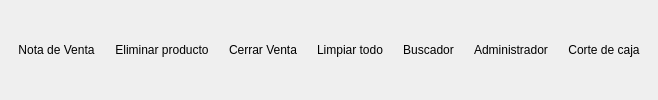
     <widget class="QWidget" name="widget" native="true">
      <property name="styleSheet">
       <string notr="true">color: rgb(255, 255, 255);</string>
      </property>
      <layout class="QHBoxLayout" name="horizontalLayout_3">
       <item>
        <widget class="QToolButton" name="bventa">
         <property name="cursor">
          <cursorShape>PointingHandCursor</cursorShape>
         </property>
         <property name="styleSheet">
          <string notr="true">color: rgb(0, 0, 0);</string>
         </property>
         <property name="text">
          <string>Nota de Venta</string>
         </property>
         <property name="icon">
          <iconset>
           <normaloff>images/32/add1-32.png</normaloff>images/32/add1-32.png</iconset>
         </property>
         <property name="iconSize">
          <size>
           <width>32</width>
           <height>32</height>
          </size>
         </property>
         <property name="shortcut">
          <string>F2</string>
         </property>
         <property name="toolButtonStyle">
          <enum>Qt::ToolButtonTextUnderIcon</enum>
         </property>
         <property name="autoRaise">
          <bool>true</bool>
         </property>
        </widget>
       </item>
       <item>
        <widget class="QToolButton" name="beliminar">
         <property name="styleSheet">
          <string notr="true">color: rgb(0, 0, 0);</string>
         </property>
         <property name="text">
          <string>Eliminar producto</string>
         </property>
         <property name="icon">
          <iconset>
           <normaloff>images/32/Delete-32.png</normaloff>images/32/Delete-32.png</iconset>
         </property>
         <property name="iconSize">
          <size>
           <width>32</width>
           <height>32</height>
          </size>
         </property>
         <property name="shortcut">
          <string>Del</string>
         </property>
         <property name="toolButtonStyle">
          <enum>Qt::ToolButtonTextUnderIcon</enum>
         </property>
         <property name="autoRaise">
          <bool>true</bool>
         </property>
        </widget>
       </item>
       <item>
        <widget class="QToolButton" name="btCerrarVenta">
         <property name="cursor">
          <cursorShape>PointingHandCursor</cursorShape>
         </property>
         <property name="styleSheet">
          <string notr="true">color: rgb(0, 0, 0);</string>
         </property>
         <property name="text">
          <string>Cerrar Venta</string>
         </property>
         <property name="icon">
          <iconset>
           <normaloff>images/32/Check-32.png</normaloff>images/32/Check-32.png</iconset>
         </property>
         <property name="iconSize">
          <size>
           <width>32</width>
           <height>32</height>
          </size>
         </property>
         <property name="shortcut">
          <string>F5</string>
         </property>
         <property name="toolButtonStyle">
          <enum>Qt::ToolButtonTextUnderIcon</enum>
         </property>
         <property name="autoRaise">
          <bool>true</bool>
         </property>
        </widget>
       </item>
       <item>
        <widget class="QToolButton" name="blimpiar">
         <property name="cursor">
          <cursorShape>PointingHandCursor</cursorShape>
         </property>
         <property name="styleSheet">
          <string notr="true">color: rgb(0, 0, 0);</string>
         </property>
         <property name="text">
          <string>Limpiar todo</string>
         </property>
         <property name="icon">
          <iconset>
           <normaloff>images/32/Undo-32.png</normaloff>images/32/Undo-32.png</iconset>
         </property>
         <property name="iconSize">
          <size>
           <width>32</width>
           <height>32</height>
          </size>
         </property>
         <property name="shortcut">
          <string>Ctrl+N</string>
         </property>
         <property name="popupMode">
          <enum>QToolButton::DelayedPopup</enum>
         </property>
         <property name="toolButtonStyle">
          <enum>Qt::ToolButtonTextUnderIcon</enum>
         </property>
         <property name="autoRaise">
          <bool>true</bool>
         </property>
        </widget>
       </item>
       <item>
        <widget class="QToolButton" name="bbuska">
         <property name="cursor">
          <cursorShape>PointingHandCursor</cursorShape>
         </property>
         <property name="styleSheet">
          <string notr="true">color: rgb(0, 0, 0);</string>
         </property>
         <property name="text">
          <string>Buscador</string>
         </property>
         <property name="icon">
          <iconset>
           <normaloff>images/32/Find-32.png</normaloff>images/32/Find-32.png</iconset>
         </property>
         <property name="iconSize">
          <size>
           <width>32</width>
           <height>32</height>
          </size>
         </property>
         <property name="shortcut">
          <string>F3</string>
         </property>
         <property name="toolButtonStyle">
          <enum>Qt::ToolButtonTextUnderIcon</enum>
         </property>
         <property name="autoRaise">
          <bool>true</bool>
         </property>
        </widget>
       </item>
       <item>
        <widget class="QToolButton" name="badmin">
         <property name="cursor">
          <cursorShape>PointingHandCursor</cursorShape>
         </property>
         <property name="toolTip">
          <string>F6</string>
         </property>
         <property name="styleSheet">
          <string notr="true">color: rgb(0, 0, 0);</string>
         </property>
         <property name="text">
          <string>Administrador</string>
         </property>
         <property name="icon">
          <iconset>
           <normaloff>images/32/User-32.png</normaloff>images/32/User-32.png</iconset>
         </property>
         <property name="iconSize">
          <size>
           <width>32</width>
           <height>32</height>
          </size>
         </property>
         <property name="shortcut">
          <string>F6</string>
         </property>
         <property name="toolButtonStyle">
          <enum>Qt::ToolButtonTextUnderIcon</enum>
         </property>
         <property name="autoRaise">
          <bool>true</bool>
         </property>
        </widget>
       </item>
       <item>
        <widget class="QToolButton" name="btCorteCaja">
         <property name="cursor">
          <cursorShape>PointingHandCursor</cursorShape>
         </property>
         <property name="styleSheet">
          <string notr="true">color: rgb(0, 0, 0);</string>
         </property>
         <property name="text">
          <string>Corte de caja</string>
         </property>
         <property name="icon">
          <iconset>
           <normaloff>images/32/open-32.png</normaloff>images/32/open-32.png</iconset>
         </property>
         <property name="iconSize">
          <size>
           <width>32</width>
           <height>32</height>
          </size>
         </property>
         <property name="shortcut">
          <string>Ctrl+A</string>
         </property>
         <property name="toolButtonStyle">
          <enum>Qt::ToolButtonTextUnderIcon</enum>
         </property>
         <property name="autoRaise">
          <bool>true</bool>
         </property>
        </widget>
       </item>
      </layout>
     </widget>
